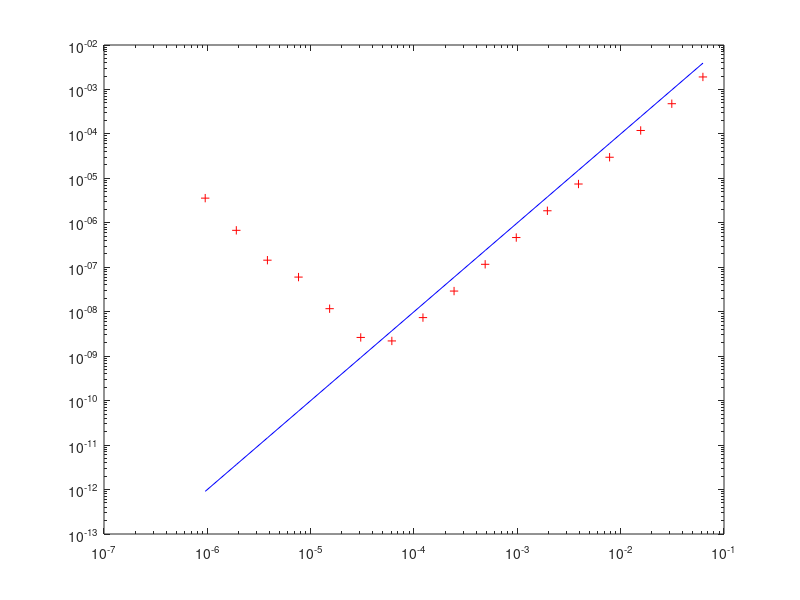

Reproduce this figure in MATLAB.
% Resolucion del problema a(x)*u''+c(x)*u(x) = f(x) (en x \in (extremoIzd, extremodrch))
% u'(0) = alpha
% u(1) = beta
%
% uExacta: solucion exacta al problema
% N: numero de puntos interiores en la discretizacion 
%
% Se desarrolla el caso del objetivo 1
% Se utiliza la formula u'(t) = (u(t+h)-u(t)) / h para aproximar la
% condicion de contorno en x = 0,
%



%%%%%%%%%%%%%%%%
%%%% Datos: %%%%
%%%%%%%%%%%%%%%%
	extremoIzd = 0;
	extremoDrch = 1;
	
	alpha = 0;
	beta = 0;

	uExacta = @(x) (1-x).*exp(x);
	f = @(x) (1+2*x-x.*x).*exp(x);
	a = @(x) 1+0*x;
	c = @(x) x;

	Nvec = 2.^(4:20)-1; % distintos valores para N
	err = [];



%%%%%%%%%%%%%%%%%%%
%%%% Programa: %%%%
%%%%%%%%%%%%%%%%%%%
	for N = Nvec,
	h = (extremoDrch - extremoIzd)/(N+1);
	x = extremoIzd:h:extremoDrch;
	x = x';

	%puntos interiores
	xi = x(2:N+1);		

	%Calculo de matrices y vectores
 
	A =  sparse(1:N+1,1:N+1,2*a(x(1:end-1))/(h*h)+c(x(1:end-1)),N+1,N+1);
	A += sparse(1:N,2:N+1,-a(x(2:end-1))/(h*h),N+1,N+1)';
        A += sparse(1:N,2:N+1,-a(x(1:end-2))/(h*h),N+1,N+1);
	A(1,1) = A(1,1)/2;

        R = f(xi);
        
	R = [f(extremoIzd)/2-alpha*a(extremoIzd)/h;R];
        R(end) += a(xi(N))*beta/(h*h);


	% resolucion del problema
	uAproximada = A\R;

	% calculo del error
	err = [err,max(abs(uAproximada-uExacta(x(1:end-1))))];

	end
%%%%%%%%%%%%%%%%%%
%%%% Dibujos: %%%%
%%%%%%%%%%%%%%%%%%
	% Limpiar dibujos previos
	close 
	loglog((extremoDrch - extremoIzd)./(Nvec+1),err,'+r');
	hold on
	loglog((extremoDrch - extremoIzd)./(Nvec+1),((extremoDrch - extremoIzd)./(Nvec+1)).^2,'b')

	%Dibujar


